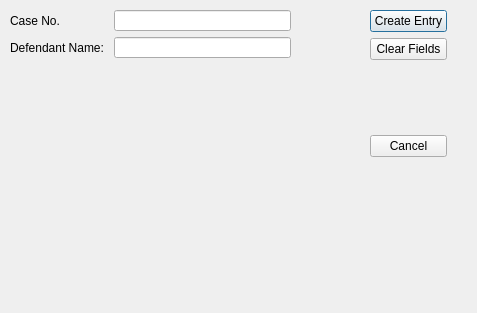
<?xml version="1.0" encoding="UTF-8"?>
<ui version="4.0">
 <class>FailToAppearDialog</class>
 <widget class="QDialog" name="FailToAppearDialog">
  <property name="geometry">
   <rect>
    <x>0</x>
    <y>0</y>
    <width>477</width>
    <height>313</height>
   </rect>
  </property>
  <property name="windowTitle">
   <string>Failure to Appear - Minor Traffic Offense</string>
  </property>
  <widget class="QWidget" name="">
   <property name="geometry">
    <rect>
     <x>10</x>
     <y>10</y>
     <width>281</width>
     <height>48</height>
    </rect>
   </property>
   <layout class="QFormLayout" name="formLayout">
    <item row="0" column="0">
     <widget class="QLabel" name="label">
      <property name="text">
       <string>Case No.</string>
      </property>
     </widget>
    </item>
    <item row="0" column="1">
     <widget class="QLineEdit" name="lineEdit"/>
    </item>
    <item row="1" column="0">
     <widget class="QLabel" name="label_2">
      <property name="text">
       <string>Defendant Name: </string>
      </property>
     </widget>
    </item>
    <item row="1" column="1">
     <widget class="QLineEdit" name="lineEdit_2"/>
    </item>
   </layout>
  </widget>
  <widget class="QWidget" name="">
   <property name="geometry">
    <rect>
     <x>370</x>
     <y>10</y>
     <width>77</width>
     <height>147</height>
    </rect>
   </property>
   <layout class="QVBoxLayout" name="verticalLayout">
    <item>
     <widget class="QPushButton" name="pushButton">
      <property name="text">
       <string>Create Entry</string>
      </property>
     </widget>
    </item>
    <item>
     <widget class="QPushButton" name="pushButton_2">
      <property name="text">
       <string>Clear Fields</string>
      </property>
     </widget>
    </item>
    <item>
     <spacer name="verticalSpacer">
      <property name="orientation">
       <enum>Qt::Vertical</enum>
      </property>
      <property name="sizeHint" stdset="0">
       <size>
        <width>20</width>
        <height>58</height>
       </size>
      </property>
     </spacer>
    </item>
    <item>
     <widget class="QPushButton" name="pushButton_3">
      <property name="text">
       <string>Cancel</string>
      </property>
     </widget>
    </item>
   </layout>
  </widget>
 </widget>
 <resources/>
 <connections>
  <connection>
   <sender>pushButton_3</sender>
   <signal>clicked()</signal>
   <receiver>FailToAppearDialog</receiver>
   <slot>reject()</slot>
   <hints>
    <hint type="sourcelabel">
     <x>413</x>
     <y>146</y>
    </hint>
    <hint type="destinationlabel">
     <x>387</x>
     <y>108</y>
    </hint>
   </hints>
  </connection>
  <connection>
   <sender>pushButton_2</sender>
   <signal>clicked()</signal>
   <receiver>lineEdit</receiver>
   <slot>clear()</slot>
   <hints>
    <hint type="sourcelabel">
     <x>388</x>
     <y>52</y>
    </hint>
    <hint type="destinationlabel">
     <x>272</x>
     <y>15</y>
    </hint>
   </hints>
  </connection>
  <connection>
   <sender>pushButton_2</sender>
   <signal>clicked()</signal>
   <receiver>lineEdit_2</receiver>
   <slot>clear()</slot>
   <hints>
    <hint type="sourcelabel">
     <x>376</x>
     <y>52</y>
    </hint>
    <hint type="destinationlabel">
     <x>278</x>
     <y>45</y>
    </hint>
   </hints>
  </connection>
  <connection>
   <sender>pushButton</sender>
   <signal>clicked()</signal>
   <receiver>FailToAppearDialog</receiver>
   <slot>createEntry()</slot>
   <hints>
    <hint type="sourcelabel">
     <x>403</x>
     <y>22</y>
    </hint>
    <hint type="destinationlabel">
     <x>389</x>
     <y>-15</y>
    </hint>
   </hints>
  </connection>
 </connections>
 <slots>
  <slot>createEntry()</slot>
 </slots>
</ui>
